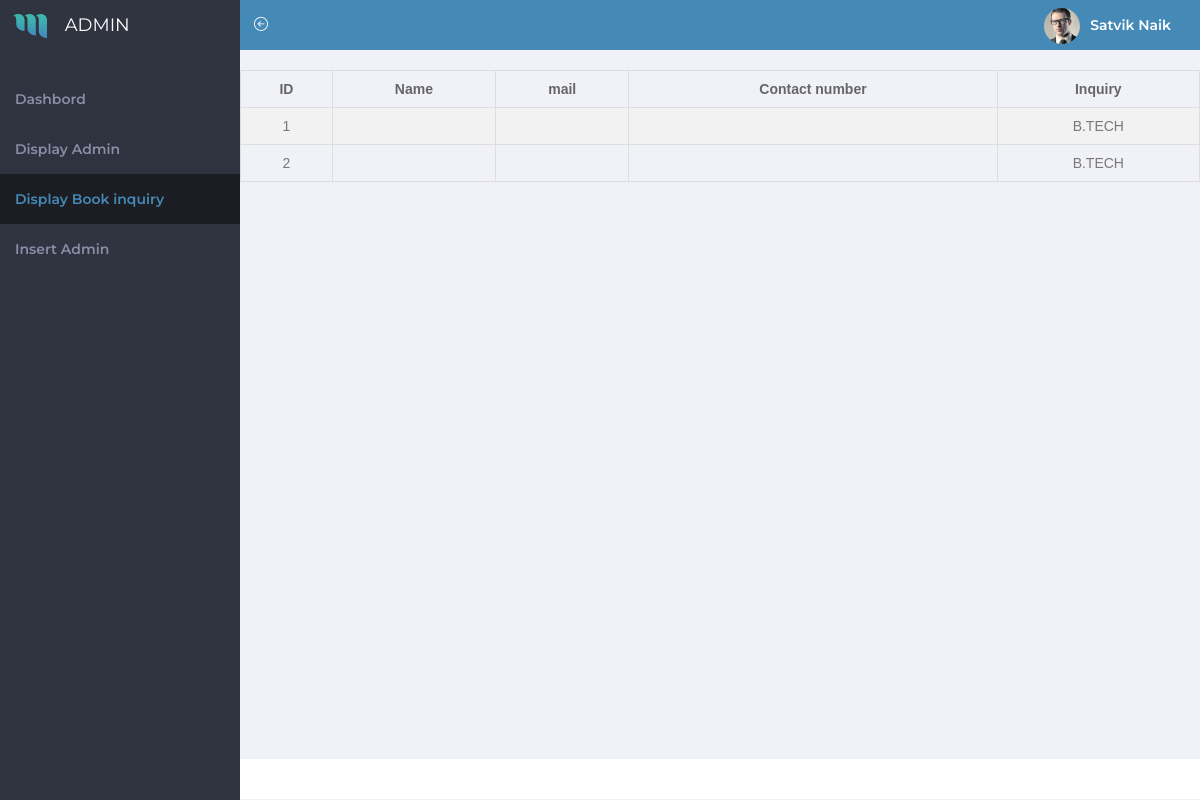
Before: /main/display_book_inquiry.php (signed in) with the older database file.
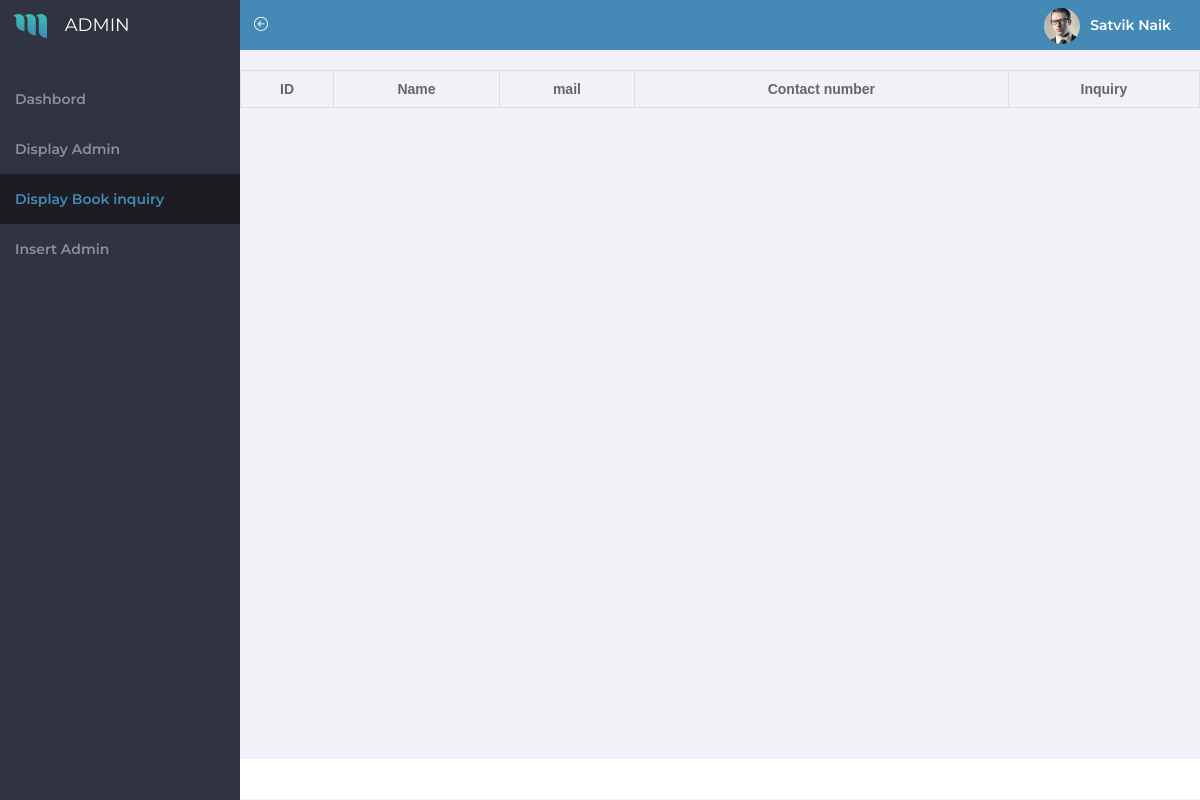
After: the same page with the newer database file.
### tables this page shows
CREATE TABLE `enquiry_data` (
  `id` int(11) NOT NULL,
  `name` varchar(50) NOT NULL,
  `mail` varchar(50) NOT NULL,
  `contact` varchar(20) NOT NULL,
  `interested_field` varchar(50) NOT NULL
);

### main/display_book_inquiry.php (the view, shortened to what this page needs)
<?php
include("header.php");
?>
<head>
    <link href="../assets/bower_components/bootstrap/dist/css/bootstrap.min.css" rel="stylesheet">
    <link href="../assets/bower_components/metisMenu/dist/metisMenu.min.css" rel="stylesheet">
    <link href="../assets/bower_components/chartist-js/dist/chartist.min.css" rel="stylesheet">
    <link href="../assets/bower_components/chartist-js/dist/chartist-init.css" rel="stylesheet">
    <link href="../assets/bower_components/chartist-plugin-tooltip-master/dist/chartist-plugin-tooltip.css" rel="stylesheet">
    <link href="../assets/bower_components/vectormap/jquery-jvectormap-2.0.2.css" rel="stylesheet">
    <link href="css/style.css" rel="stylesheet">
    <link rel="stylesheet" type="text/css" href="enroll_form_style.php" />
</head>
<br>
<div id="page-wrapper">
            <?php
            $con = mysqli_connect("localhost", "root", "", "bookstore");
            $result = mysqli_query($con, "SELECT * FROM enquiry_data");
            echo "<table border='1' id='st'>
                    <tr>
                        <th>ID</th>
                        <th>Name</th>
                        <th>mail</th>
                        <th>Contact number</th>
                        <th>Inquiry</th>
                    </tr>";
            while ($row = mysqli_fetch_array($result)) {
                echo "<tr>";
                $name = decrypt_data($row['name']);
                $mail = decrypt_data($row['mail']);
                $number = decrypt_data($row['contact']);
                echo "<td>" . $row['id'] . "</td>";
                echo "<td>" . $name . "</td>";
                echo "<td>" . $mail . "</td>";
                echo "<td>" . $number . "</td>";
                echo "<td>" . $row['interested_field'] . "</td>";
                echo "</tr>";
            }
            echo "</table>";
            ?>
    </div>
    <?php
    include("footer.php");
    ?>

### main/header.php (shortened to what this page needs)
<!DOCTYPE html>
<html lang="en">
<head>
    <link href="../assets/bower_components/bootstrap/dist/css/bootstrap.min.css" rel="stylesheet">
    <link href="../assets/bower_components/metisMenu/dist/metisMenu.min.css" rel="stylesheet">
    <link href="../assets/bower_components/chartist-js/dist/chartist.min.css" rel="stylesheet">
    <link href="../assets/bower_components/chartist-js/dist/chartist-init.css" rel="stylesheet">
    <link href="../assets/bower_components/chartist-plugin-tooltip-master/dist/chartist-plugin-tooltip.css" rel="stylesheet">
    <link href="../assets/bower_components/vectormap/jquery-jvectormap-2.0.2.css" rel="stylesheet">
    <link href="css/style.css" rel="stylesheet">
</head>
<body>
    <div id="wrapper">
        <nav class="navbar navbar-default navbar-static-top" style="margin-bottom: 0">
            <div class="navbar-header"> <a class="navbar-toggle hidden-sm hidden-md hidden-lg " href="javascript:void(0)" data-toggle="collapse" data-target=".navbar-collapse"><i class="ti-menu"></i></a>
                <div class="top-left-part">
                    <a class="logo" href="index.php"><b><img src="../assets/images/maple-icon.png" alt="Home"></b><span class="hidden-xs">
                            <font>Admin</font>
                        </span></a>
                </div>
                <ul class="nav navbar-top-links navbar-left">
                    <li><a href="javascript:void(0)" class="open-close hidden-xs waves-effect waves-light"><i class="icon-arrow-left-circle ti-menu"></i></a></li>
                </ul>
                <ul class="nav navbar-top-links navbar-right pull-right">
                    <li class="dropdown">
                        <a class="dropdown-toggle profile-pic" data-toggle="dropdown" href="#"> <img src="../assets/images/users/hritik.jpg" alt="user-img" width="36" class="img-circle"><b class="hidden-xs"><b><?php echo htmlspecialchars($_SESSION["username"]); ?></b></b> </a>
                    </li>
                </ul>
            </div>
        </nav>
        <div class="navbar-default sidebar nicescroll" role="navigation">
            <div class="sidebar-nav navbar-collapse ">
                <ul class="nav" id="side-menu">
                    <li class="nav-small-cap">
                    </li>
                    <li class="active">
                        <a href="index.php" class="waves-effect"><b>Dashbord</b></a>
                    </li>
                    <li class="active">
                        <a href="display_admins.php" class="waves-effect"><b>Display Admin</b></a>
                    </li>
                    <li>
                        <a href="display_book_inquiry.php" class="waves-effect"><b>Display Book inquiry</b></a>
                    </li>
                    <li>
                        <a href="insert_admin.php" class="waves-effect"><b>Insert Admin</b></a>
                    </li>
                </ul>
            </div>
        </div>

### main/footer.php (shortened to what this page needs)
        <footer class="footer text-center"></footer>
    </div>
</body>
</html>

### main/display_book_inquiry.php (style rules this page uses)
table { border-collapse: collapse; }
#st { font-family: Arial, Helvetica, sans-serif; border-collapse: collapse; width: 100%; align-items: center; }
#st td, #st th { border: 1px solid #ddd; padding: 8px; text-align: center; }
#st tr:nth-child(even) { background-color: #f2f2f2; }

Changed rows visible on the page:
removed enquiry_data: id "1", interested_field "B.TECH"
removed enquiry_data: id "2", interested_field "B.TECH"
